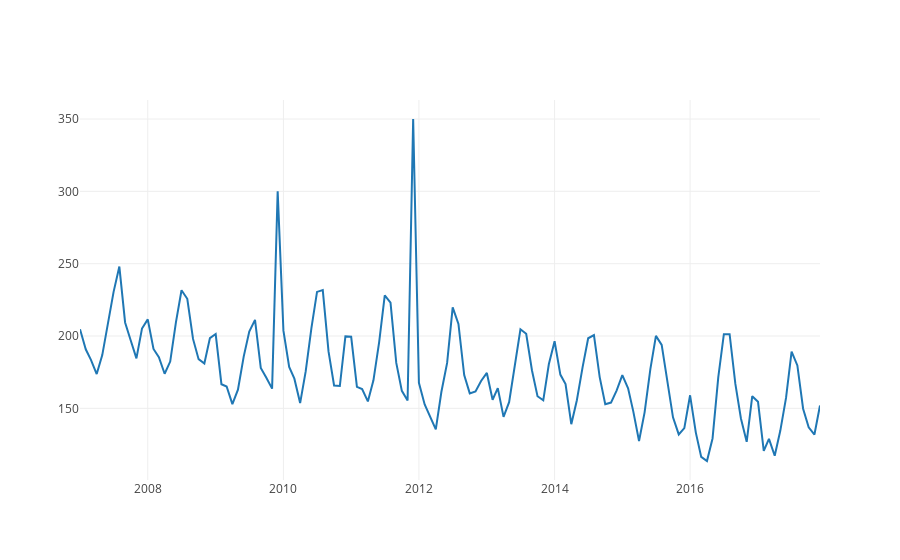

Notebook cell for this chart:
### Code cell
#Plot Value
data = [go.Scatter(x=df.index, y=df['Value'], name = "Carbon Emmissions in Million Metric Tons")]

#layout = dict(title = "Monthly carbon emissions from electricity generation", xaxis = df.index)
#fig = dict(data=value, layout=layout)
py.offline.iplot(data)

### Figure 1 — Plotly figure (JSON) as saved in the notebook; plotly's stock layout.template omitted (floating-point values rounded to 4 significant figures; data arrays with more than 128 entries replaced by an {"elided": "..."} marker saying what was removed)
{"data": [{"name": "Carbon Emmissions in Million Metric Tons", "type": "scatter", "x": {"elided": "132 str values"}, "y": {"elided": "132 float values"}}], "layout": {}}
